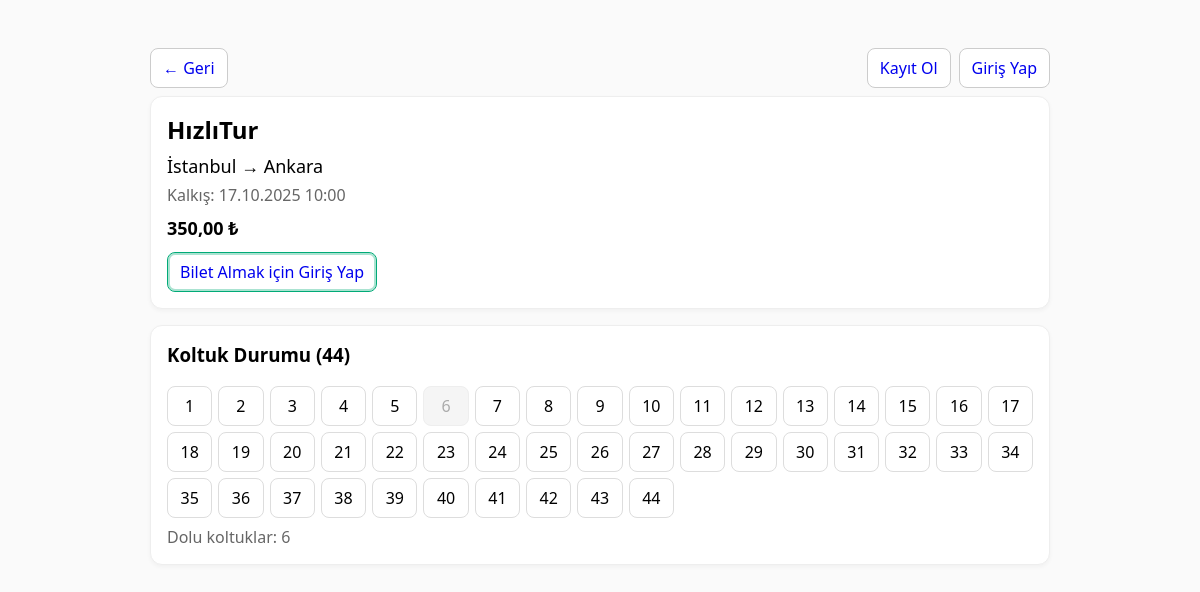
The page /trip_show.php?id=1 on the database its author committed.
### tables this page shows
CREATE TABLE trips (
  id INTEGER PRIMARY KEY AUTOINCREMENT,
  company_id INTEGER NOT NULL,
  origin TEXT NOT NULL,
  destination TEXT NOT NULL,
  departure_at TEXT NOT NULL,
  price INTEGER NOT NULL,
  seat_count INTEGER NOT NULL DEFAULT 40,
  FOREIGN KEY (company_id) REFERENCES companies(id) ON DELETE CASCADE
);

CREATE TABLE companies (
  id INTEGER PRIMARY KEY AUTOINCREMENT,
  name TEXT NOT NULL UNIQUE
);

### bootstrap.php (called while the page is built, shortened)
<?php
function format_price(int $krs): string {
  return number_format($krs/100, 2, ',', '.') . ' ₺';
}

### trip_show.php (the view, shortened to what this page needs)
<?php
require __DIR__.'/bootstrap.php';
$trip_id = (int)($_GET['id'] ?? 0);
$st = $pdo->prepare("
  SELECT t.*, c.name AS company_name
  FROM trips t
  JOIN companies c ON c.id = t.company_id
  WHERE t.id = ?
");
$st->execute([$trip_id]);
$trip = $st->fetch();
$st = $pdo->prepare("SELECT seat_no FROM tickets WHERE trip_id=? AND status='purchased' ORDER BY seat_no");
$st->execute([$trip_id]);
$taken = array_map('intval', array_column($st->fetchAll(), 'seat_no'));
$seatCount = (int)$trip['seat_count'];
$me = $_SESSION['user'] ?? null;
?>
<!doctype html>
<html lang="tr">
<header class="row" style="margin-bottom:8px">
  <div>
    <a class="btn" href="index.php">← Geri</a>
  </div>
  <nav style="display:flex;gap:8px;">
    <?php if(!$me): ?>
      <a class="btn" href="register.php">Kayıt Ol</a>
      <a class="btn" href="login.php?next=<?=urlencode($_SERVER['REQUEST_URI'])?>">Giriş Yap</a>
    <?php endif; ?>
  </nav>
</header>
<div class="wrap">
  <section class="card">
    <h2 style="margin:0 0 8px 0"><?=htmlspecialchars($trip['company_name'])?></h2>
    <div style="font-size:18px;margin-bottom:6px">
      <?=htmlspecialchars($trip['origin'])?> → <?=htmlspecialchars($trip['destination'])?>
    </div>
    <div class="muted" style="margin-bottom:10px">
      Kalkış: <?=date('d.m.Y H:i', strtotime($trip['departure_at']))?>
    </div>
    <div style="font-weight:700;font-size:18px;margin-bottom:12px">
      <?=format_price((int)$trip['price'])?>
    </div>
    <?php if($me): ?>
      <a class="btn primary" href="tickets_buy.php?id=<?=$trip['id']?>">Bilet Al</a>
    <?php else: ?>
      <a class="btn primary" href="login.php?next=<?=urlencode("tickets_buy.php?id=".$trip['id'])?>">Bilet Almak için Giriş Yap</a>
    <?php endif; ?>
  </section>
  <section class="card">
    <h3 style="margin-top:0">Koltuk Durumu (<?=$seatCount?>)</h3>
    <div class="grid">
      <?php for($i=1;$i<=$seatCount;$i++):
        $isTaken = in_array($i,$taken,true);
      ?>
        <div class="seat <?=$isTaken?'taken':''?>"><?=$i?></div>
      <?php endfor; ?>
    </div>
    <?php if(!empty($taken)): ?>
      <div class="muted" style="margin-top:8px">Dolu koltuklar: <?=implode(', ', $taken)?></div>
    <?php endif; ?>
  </section>
</div>
</html>

### trip_show.php (style rules this page uses)
.wrap { display:grid;grid-template-columns:1fr;gap:16px }
.card { background:#fff;border:1px solid #eee;border-radius:12px;padding:16px;box-shadow:0 2px 4px rgba(0,0,0,.04) }
.muted { color:#666 }
.grid { display:grid;grid-template-columns:repeat(auto-fill,minmax(44px,1fr));gap:6px }
.seat { border:1px solid #ddd;border-radius:8px;padding:8px;text-align:center }
.seat.taken { background:#f5f5f5;color:#aaa;border-color:#eee }
.row { display:flex;gap:12px;align-items:center;justify-content:space-between;flex-wrap:wrap }
.btn { padding:8px 12px;border:1px solid #ccc;border-radius:8px;text-decoration:none;display:inline-block;background:#fff }
.btn.primary { border-color:#0a7;box-shadow:0 0 0 2px #0a75 inset }

### rows shown on the page
trips: company.name "HızlıTur", origin "İstanbul", destination "Ankara", departure_at "17.10.2025 10:00", price "350,00 ₺", seat_count "44"

### other values the page prints
implode(', ', $taken) "6"
